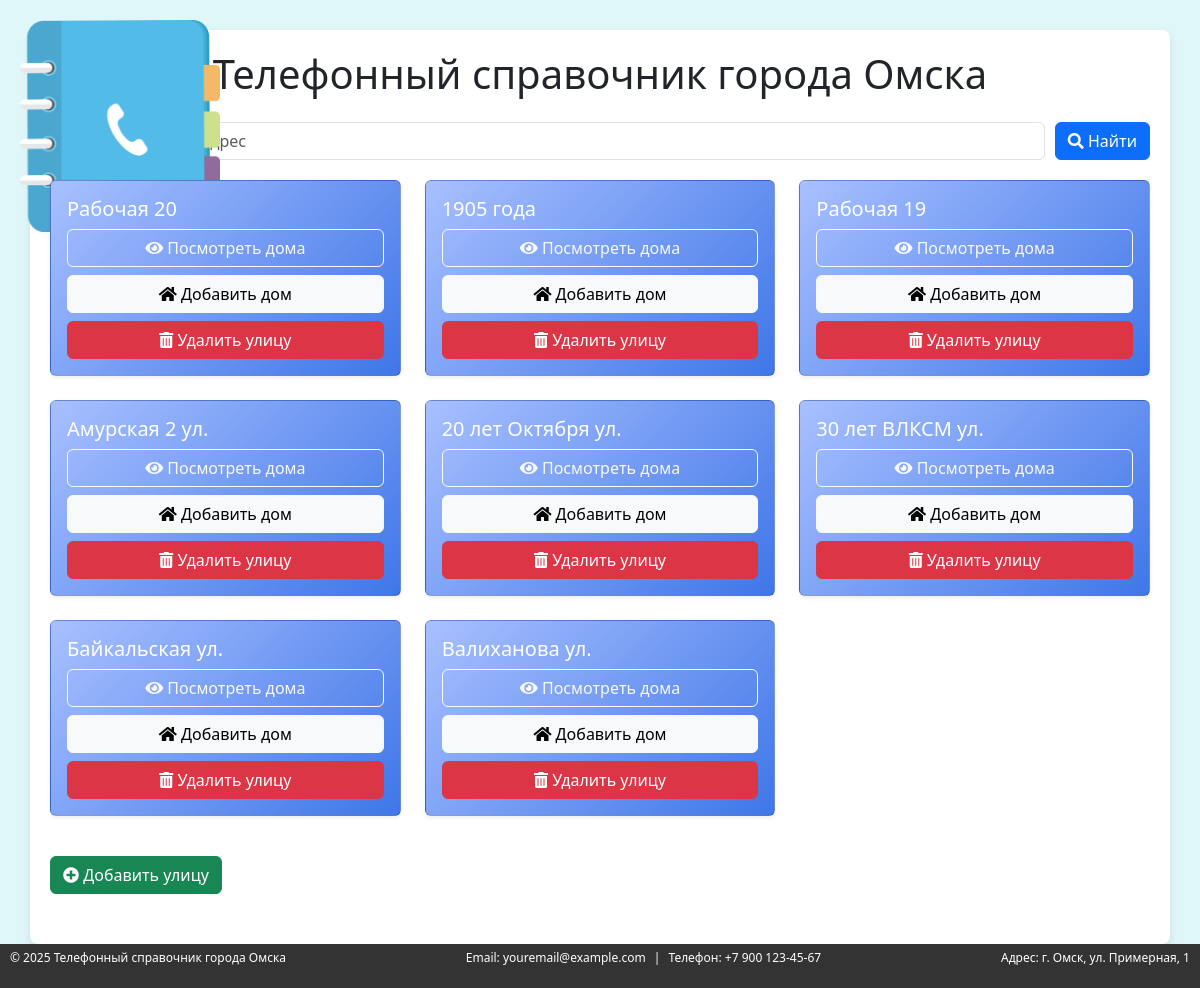
Before: / with the older database file.
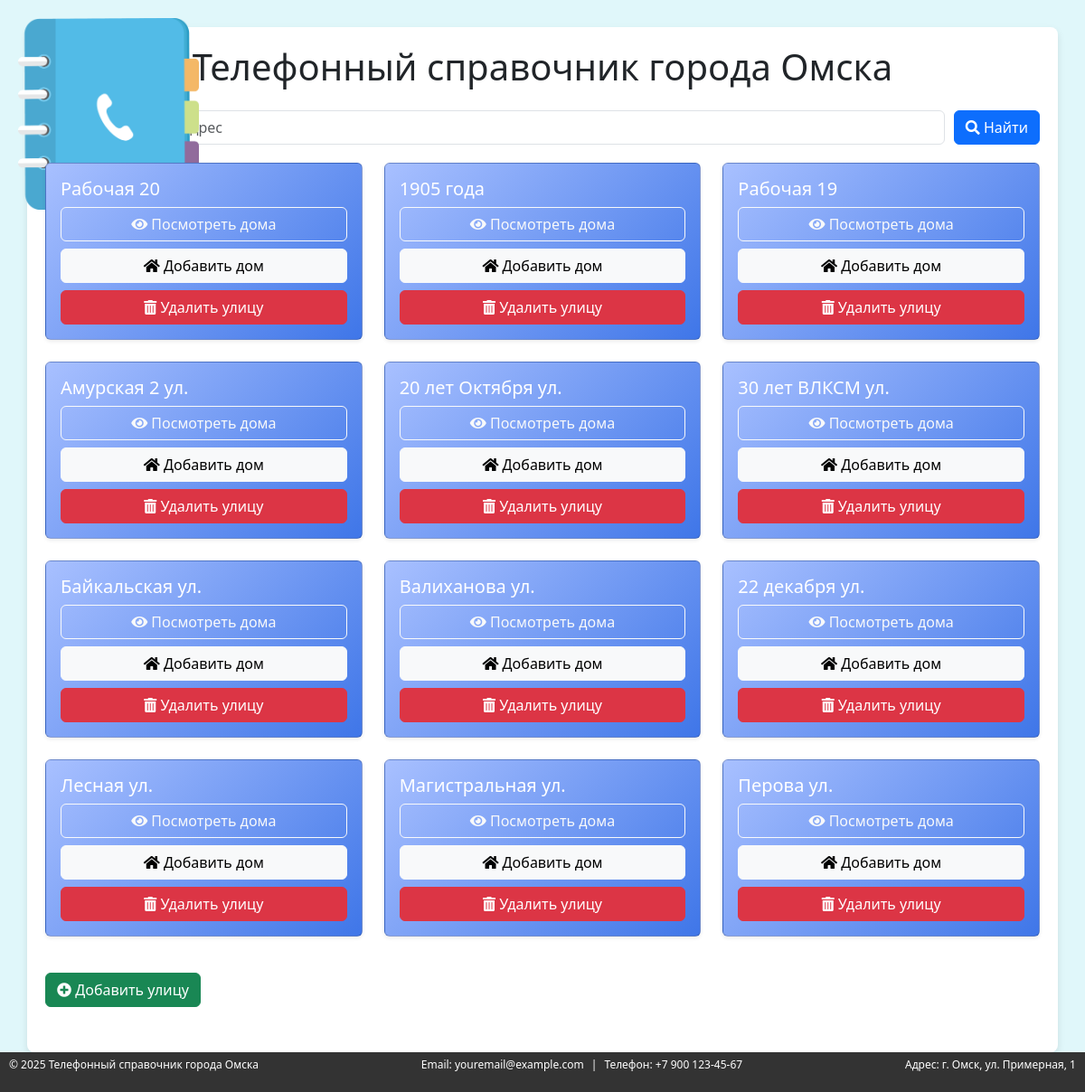
After: the same page with the newer database file.
### app.py (models this page shows)
class Street(db.Model):
    id = db.Column(db.Integer, primary_key=True)
    name = db.Column(db.String(150), nullable=False, unique=True)
    houses = db.relationship('House', backref='street', lazy=True, cascade="all, delete")

### app.py (the view, shortened to what this page needs)
@app.route('/', methods=['GET', 'POST'])
def index():
    streets = Street.query.all()
    contacts = []
    return render_template('index.html', streets=streets, contacts=contacts)

### templates/index.html (shortened to what this page needs)
<!DOCTYPE html>
<html lang="ru">
<head>
    <link href="https://cdn.jsdelivr.net/npm/bootstrap@5.3.0/dist/css/bootstrap.min.css" rel="stylesheet">
    <link href="https://cdnjs.cloudflare.com/ajax/libs/font-awesome/5.15.4/css/all.min.css" rel="stylesheet">
</head>
<body>
    <img src="{{ url_for('static', filename='logo.png') }}" alt="Логотип" class="logo">
    <div class="container content-wrapper">
        <h1 class="text-center mb-4">Телефонный справочник города Омска</h1>
        <form action="{{ url_for('search') }}" method="GET" class="search-container">
            <input type="text" name="query" class="form-control" placeholder="Введите имя или адрес">
            <button type="submit" class="btn btn-primary">
                <i class="fas fa-search"></i> Найти
            </button>
        </form>
        <div class="row">
            {% for street in streets %}
                <div class="col-md-4 mb-4">
                    <div class="card street-card shadow-sm">
                        <div class="card-body">
                            <h5 class="card-title">{{ street.name }}</h5>
                            <a href="{{ url_for('show_street', street_id=street.id) }}" class="btn btn-outline-light btn-block mb-2">
                                <i class="fas fa-eye"></i> Посмотреть дома
                            </a>
                            <a href="{{ url_for('add_house', street_id=street.id) }}" class="btn btn-light btn-block mb-2">
                                <i class="fas fa-home"></i> Добавить дом
                            </a>
                            <form action="{{ url_for('delete_street', street_id=street.id) }}" method="POST" onsubmit="return confirm('Вы уверены, что хотите удалить эту улицу? Все дома на улице будут удалены!');">
                                <button type="submit" class="btn btn-danger btn-block">
                                    <i class="fas fa-trash-alt"></i> Удалить улицу
                                </button>
                            </form>
                        </div>
                    </div>
                </div>
            {% endfor %}
        </div>
        <a href="{{ url_for('add_street') }}" class="btn btn-success mt-3">
            <i class="fas fa-plus-circle"></i> Добавить улицу
        </a>
    </div>
    <div class="footer">
        <p>&copy; 2025 Телефонный справочник города Омска</p>
        <p>
            <a href="mailto:youremail@example.com">Email: youremail@example.com</a> |
            <a href="tel:+79001234567">Телефон: +7 900 123-45-67</a>
        </p>
        <p>Адрес: г. Омск, ул. Примерная, 1</p>
    </div>
</body>
</html>

### templates/index.html (style rules this page uses)
html, body { height: 100%; margin: 0; padding: 0; background-color: #e0f7fa; }
.container { background: #ffffff; border-radius: 8px; box-shadow: 0 4px 8px rgba(0, 0, 0, 0.1); padding: 20px; margin-top: 30px; }
.street-card { background: linear-gradient(135deg, #a8c0ff, #3f76e8); color: #fff; transition: transform 0.3s ease; }
.btn-block { width: 100%; }
.card-body { border-radius: 8px; }
.search-container { margin-bottom: 20px; display: flex; gap: 10px; }
.search-container input { flex: 1; }
.logo { position: absolute; top: 20px; left: 20px; width: 200px; }
.footer { background-color: #333; color: #fff; text-align: left; padding: 5px 0; font-size: 12px; display: flex; justify-content: space-between; align-items: center; padding-left: 10px; padding-right: 10px; }
.footer a { color: #fff; text-decoration: none; margin: 0 5px; }
.content-wrapper { padding-bottom: 50px; }

Changed rows visible on the page:
added Street: name "22 декабря ул."
added Street: name "Лесная ул."
added Street: name "Магистральная ул."
added Street: name "Перова ул."
